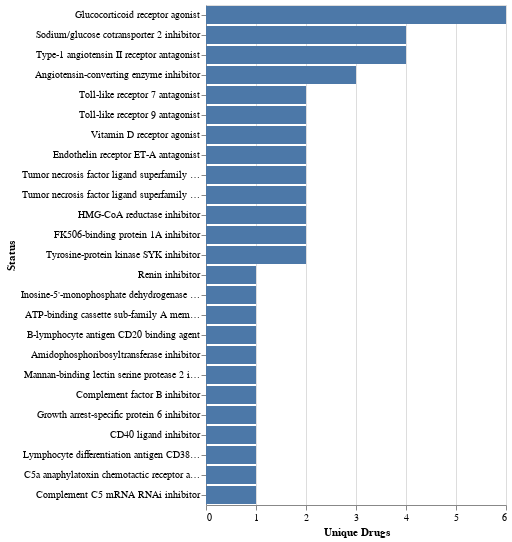

The cell this chart's notebook holds for it:
### Code cell
alt.Chart(df).mark_bar().encode(
    x=alt.X("distinct(drugId):Q").title("Unique Drugs"),
    y=alt.Y("mechanismOfAction:N").sort("-x").title("Status"),
    tooltip=[
        "distinct(drugId):Q", 
        "mechanismOfAction:N"
    ]
)

### Figure 1 — Vega-Lite specification as saved in the notebook (floating-point values rounded to 4 significant figures)
{"config": {"view": {"continuousWidth": 300, "continuousHeight": 300}}, "data": {"name": "data-d8b010d8a623bfd2a3ba7a368b00fc84"}, "mark": {"type": "bar"}, "encoding": {"tooltip": [{"aggregate": "distinct", "field": "drugId", "type": "quantitative"}, {"field": "mechanismOfAction", "type": "nominal"}], "x": {"aggregate": "distinct", "field": "drugId", "title": "Unique Drugs", "type": "quantitative"}, "y": {"field": "mechanismOfAction", "sort": "-x", "title": "Status", "type": "nominal"}}, "$schema": "https://vega.github.io/schema/vega-lite/v5.15.1.json", "datasets": {"data-d8b010d8a623bfd2a3ba7a368b00fc84": [{"diseaseId": "EFO_0004194", "diseaseName": "IGA glomerulonephritis", "drugId": "CHEMBL429910", "drugName": "DAPAGLIFLOZIN", "type": "Small molecule", "mechanismOfAction": "Sodium/glucose cotransporter 2 inhibitor", "actionType": "Inhibitor", "symbol": "SLC5A2", "name": "solute carrier family 5 member 2", "phase": 4, "status": "Not yet recruiting", "source": "https://clinicaltrials.gov/ct2/show/NCT04662723"}, {"diseaseId": "EFO_0004194", "diseaseName": "IGA glomerulonephritis", "drugId": "CHEMBL1168", "drugName": "RAMIPRIL", "type": "Small molecule", "mechanismOfAction": "Angiotensin-converting enzyme inhibitor", "actionType": "Inhibitor", "symbol": "ACE", "name": "angiotensin I converting enzyme", "phase": 4, "status": "Not yet recruiting", "source": "https://clinicaltrials.gov/ct2/show/NCT04662723"}, {"diseaseId": "EFO_0004194", "diseaseName": "IGA glomerulonephritis", "drugId": "CHEMBL1535", "drugName": "HYDROXYCHLOROQUINE", "type": "Small molecule", "mechanismOfAction": "Toll-like receptor 7 antagonist", "actionType": "Antagonist", "symbol": "TLR7", "name": "toll like receptor 7", "phase": 4, "status": "Completed", "source": "https://clinicaltrials.gov/ct2/show/NCT02351752"}, {"diseaseId": "EFO_0004194", "diseaseName": "IGA glomerulonephritis", "drugId": "CHEMBL1639", "drugName": "ALISKIREN", "type": "Small molecule", "mechanismOfAction": "Renin inhibitor", "actionType": "Inhibitor", "symbol": "REN", "name": "renin", "phase": 4, "status": "Completed", "source": "https://clinicaltrials.gov/ct2/show/NCT00922311"}, {"diseaseId": "EFO_0004194", "diseaseName": "IGA glomerulonephritis", "drugId": "CHEMBL4594217", "drugName": "CANAGLIFLOZIN", "type": "Small molecule", "mechanismOfAction": "Sodium/glucose cotransporter 2 inhibitor", "actionType": "Inhibitor", "symbol": "SLC5A2", "name": "solute carrier family 5 member 2", "phase": 4, "status": "Not yet recruiting", "source": "https://clinicaltrials.gov/ct2/show/NCT04662723"}, {"diseaseId": "EFO_0004194", "diseaseName": "IGA glomerulonephritis", "drugId": "CHEMBL1535", "drugName": "HYDROXYCHLOROQUINE", "type": "Small molecule", "mechanismOfAction": "Toll-like receptor 9 antagonist", "actionType": "Antagonist", "symbol": "TLR9", "name": "toll like receptor 9", "phase": 4, "status": "Completed", "source": "https://clinicaltrials.gov/ct2/show/NCT02351752"}, {"diseaseId": "EFO_0004194", "diseaseName": "IGA glomerulonephritis", "drugId": "CHEMBL578", "drugName": "ENALAPRIL", "type": "Small molecule", "mechanismOfAction": "Angiotensin-converting enzyme inhibitor", "actionType": "Inhibitor", "symbol": "ACE", "name": "angiotensin I converting enzyme", "phase": 4, "status": "Completed", "source": "https://clinicaltrials.gov/ct2/show/NCT00367562"}, {"diseaseId": "EFO_0004194", "diseaseName": "IGA glomerulonephritis", "drugId": "CHEMBL1456", "drugName": "MYCOPHENOLATE MOFETIL", "type": "Small molecule", "mechanismOfAction": "Inosine-5'-monophosphate dehydrogenase (IMPDH) inhibitor", "actionType": "Inhibitor", "symbol": "IMPDH1", "name": "inosine monophosphate dehydrogenase 1", "phase": 4, "status": "Unknown status", "source": "https://clinicaltrials.gov/ct2/show/NCT02981212"}, {"diseaseId": "EFO_0004194", "diseaseName": "IGA glomerulonephritis", "drugId": "CHEMBL1069", "drugName": "VALSARTAN", "type": "Small molecule", "mechanismOfAction": "Type-1 angiotensin II receptor antagonist", "actionType": "Antagonist", "symbol": "AGTR1", "name": "angiotensin II receptor type 1", "phase": 4, "status": "Unknown status", "source": "https://clinicaltrials.gov/ct2/show/NCT02765594"}, {"diseaseId": "EFO_0004194", "diseaseName": "IGA glomerulonephritis", "drugId": "CHEMBL1690", "drugName": "HYDROXYCHLOROQUINE SULFATE", "type": "Small molecule", "mechanismOfAction": "Toll-like receptor 7 antagonist", "actionType": "Antagonist", "symbol": "TLR7", "name": "toll like receptor 7", "phase": 4, "status": "Completed", "source": "https://clinicaltrials.gov/ct2/show/NCT02351752"}, {"diseaseId": "EFO_0004194", "diseaseName": "IGA glomerulonephritis", "drugId": "CHEMBL1535", "drugName": "HYDROXYCHLOROQUINE", "type": "Small molecule", "mechanismOfAction": "Toll-like receptor 9 antagonist", "actionType": "Antagonist", "symbol": "TLR9", "name": "toll like receptor 9", "phase": 4, "status": "Unknown status", "source": "https://clinicaltrials.gov/ct2/show/NCT02765594"}, {"diseaseId": "EFO_0004194", "diseaseName": "IGA glomerulonephritis", "drugId": "CHEMBL608", "drugName": "PROBUCOL", "type": "Small molecule", "mechanismOfAction": "ATP-binding cassette sub-family A member 1 inhibitor", "actionType": "Inhibitor", "symbol": "ABCA1", "name": "ATP binding cassette subfamily A member 1", "phase": 4, "status": "Completed", "source": "https://clinicaltrials.gov/ct2/show/NCT00426348"}, {"diseaseId": "EFO_0004194", "diseaseName": "IGA glomerulonephritis", "drugId": "CHEMBL191", "drugName": "LOSARTAN", "type": "Small molecule", "mechanismOfAction": "Type-1 angiotensin II receptor antagonist", "actionType": "Antagonist", "symbol": "AGTR1", "name": "angiotensin II receptor type 1", "phase": 4, "status": "Unknown status", "source": "https://clinicaltrials.gov/ct2/show/NCT02231125"}, {"diseaseId": "EFO_0004194", "diseaseName": "IGA glomerulonephritis", "drugId": "CHEMBL635", "drugName": "PREDNISONE", "type": "Small molecule", "mechanismOfAction": "Glucocorticoid receptor agonist", "actionType": "Agonist", "symbol": "NR3C1", "name": "nuclear receptor subfamily 3 group C member 1", "phase": 4, "status": "Unknown status", "source": "https://clinicaltrials.gov/ct2/show/NCT01758120"}, {"diseaseId": "EFO_0004194", "diseaseName": "IGA glomerulonephritis", "drugId": "CHEMBL1690", "drugName": "HYDROXYCHLOROQUINE SULFATE", "type": "Small molecule", "mechanismOfAction": "Toll-like receptor 9 antagonist", "actionType": "Antagonist", "symbol": "TLR9", "name": "toll like receptor 9", "phase": 4, "status": "Unknown status", "source": "https://clinicaltrials.gov/ct2/show/NCT02765594"}, {"diseaseId": "EFO_0004194", "diseaseName": "IGA glomerulonephritis", "drugId": "CHEMBL1690", "drugName": "HYDROXYCHLOROQUINE SULFATE", "type": "Small molecule", "mechanismOfAction": "Toll-like receptor 9 antagonist", "actionType": "Antagonist", "symbol": "TLR9", "name": "toll like receptor 9", "phase": 4, "status": "Completed", "source": "https://clinicaltrials.gov/ct2/show/NCT02351752"}, {"diseaseId": "EFO_0004194", "diseaseName": "IGA glomerulonephritis", "drugId": "CHEMBL1201576", "drugName": "RITUXIMAB", "type": "Antibody", "mechanismOfAction": "B-lymphocyte antigen CD20 binding agent", "actionType": "Binding agent", "symbol": "MS4A1", "name": "membrane spanning 4-domains A1", "phase": 4, "status": "Recruiting", "source": "https://clinicaltrials.gov/ct2/show/NCT04525729"}, {"diseaseId": "EFO_0004194", "diseaseName": "IGA glomerulonephritis", "drugId": "CHEMBL1069", "drugName": "VALSARTAN", "type": "Small molecule", "mechanismOfAction": "Type-1 angiotensin II receptor antagonist", "actionType": "Antagonist", "symbol": "AGTR1", "name": "angiotensin II receptor type 1", "phase": 4, "status": "Completed", "source": "https://clinicaltrials.gov/ct2/show/NCT00367562,https://clinicaltrials.gov/ct2/show/NCT00426348"}, {"diseaseId": "EFO_0004194", "diseaseName": "IGA glomerulonephritis", "drugId": "CHEMBL1456", "drugName": "MYCOPHENOLATE MOFETIL", "type": "Small molecule", "mechanismOfAction": "Inosine-5'-monophosphate dehydrogenase (IMPDH) inhibitor", "actionType": "Inhibitor", "symbol": "IMPDH2", "name": "inosine monophosphate dehydrogenase 2", "phase": 4, "status": "Completed", "source": "https://clinicaltrials.gov/ct2/show/NCT00863252"}, {"diseaseId": "EFO_0004194", "diseaseName": "IGA glomerulonephritis", "drugId": "CHEMBL635", "drugName": "PREDNISONE", "type": "Small molecule", "mechanismOfAction": "Glucocorticoid receptor agonist", "actionType": "Agonist", "symbol": "NR3C1", "name": "nuclear receptor subfamily 3 group C member 1", "phase": 4, "status": "Active, not recruiting", "source": "https://clinicaltrials.gov/ct2/show/NCT03218852"}, {"diseaseId": "EFO_0004194", "diseaseName": "IGA glomerulonephritis", "drugId": "CHEMBL1456", "drugName": "MYCOPHENOLATE MOFETIL", "type": "Small molecule", "mechanismOfAction": "Inosine-5'-monophosphate dehydrogenase (IMPDH) inhibitor", "actionType": "Inhibitor", "symbol": "IMPDH2", "name": "inosine monophosphate dehydrogenase 2", "phase": 4, "status": "Unknown status", "source": "https://clinicaltrials.gov/ct2/show/NCT02981212"}, {"diseaseId": "EFO_0004194", "diseaseName": "IGA glomerulonephritis", "drugId": "CHEMBL1201576", "drugName": "RITUXIMAB", "type": "Antibody", "mechanismOfAction": "B-lymphocyte antigen CD20 binding agent", "actionType": "Binding agent", "symbol": "MS4A1", "name": "membrane spanning 4-domains A1", "phase": 4, "status": "Unknown status", "source": "https://clinicaltrials.gov/ct2/show/NCT02571842"}, {"diseaseId": "EFO_0004194", "diseaseName": "IGA glomerulonephritis", "drugId": "CHEMBL1690", "drugName": "HYDROXYCHLOROQUINE SULFATE", "type": "Small molecule", "mechanismOfAction": "Toll-like receptor 7 antagonist", "actionType": "Antagonist", "symbol": "TLR7", "name": "toll like receptor 7", "phase": 4, "status": "Unknown status", "source": "https://clinicaltrials.gov/ct2/show/NCT02765594"}, {"diseaseId": "EFO_0004194", "diseaseName": "IGA glomerulonephritis", "drugId": "CHEMBL1201081", "drugName": "METHYLPREDNISOLONE SODIUM SUCCINATE", "type": "Small molecule", "mechanismOfAction": "Glucocorticoid receptor agonist", "actionType": "Agonist", "symbol": "NR3C1", "name": "nuclear receptor subfamily 3 group C member 1", "phase": 4, "status": "Completed", "source": "https://clinicaltrials.gov/ct2/show/NCT00755859"}, {"diseaseId": "EFO_0004194", "diseaseName": "IGA glomerulonephritis", "drugId": "CHEMBL1237", "drugName": "LISINOPRIL", "type": "Small molecule", "mechanismOfAction": "Angiotensin-converting enzyme inhibitor", "actionType": "Inhibitor", "symbol": "ACE", "name": "angiotensin I converting enzyme", "phase": 4, "status": "Not yet recruiting", "source": "https://clinicaltrials.gov/ct2/show/NCT04662723"}, {"diseaseId": "EFO_0004194", "diseaseName": "IGA glomerulonephritis", "drugId": "CHEMBL1201265", "drugName": "METHYLPREDNISOLONE HEMISUCCINATE", "type": "Small molecule", "mechanismOfAction": "Glucocorticoid receptor agonist", "actionType": "Agonist", "symbol": "NR3C1", "name": "nuclear receptor subfamily 3 group C member 1", "phase": 4, "status": "Completed", "source": "https://clinicaltrials.gov/ct2/show/NCT00755859"}, {"diseaseId": "EFO_0004194", "diseaseName": "IGA glomerulonephritis", "drugId": "CHEMBL1535", "drugName": "HYDROXYCHLOROQUINE", "type": "Small molecule", "mechanismOfAction": "Toll-like receptor 7 antagonist", "actionType": "Antagonist", "symbol": "TLR7", "name": "toll like receptor 7", "phase": 4, "status": "Unknown status", "source": "https://clinicaltrials.gov/ct2/show/NCT02765594"}, {"diseaseId": "EFO_0004194", "diseaseName": "IGA glomerulonephritis", "drugId": "CHEMBL1201576", "drugName": "RITUXIMAB", "type": "Antibody", "mechanismOfAction": "B-lymphocyte antigen CD20 binding agent", "actionType": "Binding agent", "symbol": "MS4A1", "name": "membrane spanning 4-domains A1", "phase": 4, "status": "Completed", "source": "https://clinicaltrials.gov/ct2/show/NCT00498368"}, {"diseaseId": "EFO_0004194", "diseaseName": "IGA glomerulonephritis", "drugId": "CHEMBL1456", "drugName": "MYCOPHENOLATE MOFETIL", "type": "Small molecule", "mechanismOfAction": "Inosine-5'-monophosphate dehydrogenase (IMPDH) inhibitor", "actionType": "Inhibitor", "symbol": "IMPDH1", "name": "inosine monophosphate dehydrogenase 1", "phase": 4, "status": "Completed", "source": "https://clinicaltrials.gov/ct2/show/NCT00863252"}, {"diseaseId": "EFO_0004194", "diseaseName": "IGA glomerulonephritis", "drugId": "CHEMBL2048484", "drugName": "CANAGLIFLOZIN", "type": "Small molecule", "mechanismOfAction": "Sodium/glucose cotransporter 2 inhibitor", "actionType": "Inhibitor", "symbol": "SLC5A2", "name": "solute carrier family 5 member 2", "phase": 4, "status": "Not yet recruiting", "source": "https://clinicaltrials.gov/ct2/show/NCT04662723"}, {"diseaseId": "EFO_0004194", "diseaseName": "IGA glomerulonephritis", "drugId": "CHEMBL191", "drugName": "LOSARTAN", "type": "Small molecule", "mechanismOfAction": "Type-1 angiotensin II receptor antagonist", "actionType": "Antagonist", "symbol": "AGTR1", "name": "angiotensin II receptor type 1", "phase": 4, "status": "Completed", "source": "https://clinicaltrials.gov/ct2/show/NCT01115426"}, {"diseaseId": "EFO_0004194", "diseaseName": "IGA glomerulonephritis", "drugId": "CHEMBL2107830", "drugName": "EMPAGLIFLOZIN", "type": "Small molecule", "mechanismOfAction": "Sodium/glucose cotransporter 2 inhibitor", "actionType": "Inhibitor", "symbol": "SLC5A2", "name": "solute carrier family 5 member 2", "phase": 4, "status": "Not yet recruiting", "source": "https://clinicaltrials.gov/ct2/show/NCT04662723"}, {"diseaseId": "EFO_0004194", "diseaseName": "IGA glomerulonephritis", "drugId": "CHEMBL191", "drugName": "LOSARTAN", "type": "Small molecule", "mechanismOfAction": "Type-1 angiotensin II receptor antagonist", "actionType": "Antagonist", "symbol": "AGTR1", "name": "angiotensin II receptor type 1", "phase": 4, "status": "Not yet recruiting", "source": "https://clinicaltrials.gov/ct2/show/NCT04662723"}, {"diseaseId": "EFO_0004194", "diseaseName": "IGA glomerulonephritis", "drugId": "CHEMBL1168", "drugName": "RAMIPRIL", "type": "Small molecule", "mechanismOfAction": "Angiotensin-converting enzyme inhibitor", "actionType": "Inhibitor", "symbol": "ACE", "name": "angiotensin I converting enzyme", "phase": 4, "status": "Completed", "source": "https://clinicaltrials.gov/ct2/show/NCT01115426"}, {"diseaseId": "EFO_0004194", "diseaseName": "IGA glomerulonephritis", "drugId": "CHEMBL846", "drugName": "CALCITRIOL", "type": "Small molecule", "mechanismOfAction": "Vitamin D receptor agonist", "actionType": "Agonist", "symbol": "VDR", "name": "vitamin D receptor", "phase": 4, "status": "Completed", "source": "https://clinicaltrials.gov/ct2/show/NCT00319761"}, {"diseaseId": "EFO_0004194", "diseaseName": "IGA glomerulonephritis", "drugId": "CHEMBL1542", "drugName": "AZATHIOPRINE", "type": "Small molecule", "mechanismOfAction": "Amidophosphoribosyltransferase inhibitor", "actionType": "Inhibitor", "symbol": "PPAT", "name": "phosphoribosyl pyrophosphate amidotransferase", "phase": 4, "status": "Completed", "source": "https://clinicaltrials.gov/ct2/show/NCT00755859"}, {"diseaseId": "EFO_0004194", "diseaseName": "IGA glomerulonephritis", "drugId": "CHEMBL1639", "drugName": "ALISKIREN", "type": "Small molecule", "mechanismOfAction": "Renin inhibitor", "actionType": "Inhibitor", "symbol": "REN", "name": "renin", "phase": 3, "status": "Completed", "source": "https://clinicaltrials.gov/ct2/show/NCT00870493"}, {"diseaseId": "EFO_0004194", "diseaseName": "IGA glomerulonephritis", "drugId": "CHEMBL1456", "drugName": "MYCOPHENOLATE MOFETIL", "type": "Small molecule", "mechanismOfAction": "Inosine-5'-monophosphate dehydrogenase (IMPDH) inhibitor", "actionType": "Inhibitor", "symbol": "IMPDH2", "name": "inosine monophosphate dehydrogenase 2", "phase": 3, "status": "Terminated", "source": "https://clinicaltrials.gov/ct2/show/NCT00318474"}, {"diseaseId": "EFO_0004194", "diseaseName": "IGA glomerulonephritis", "drugId": "CHEMBL191", "drugName": "LOSARTAN", "type": "Small molecule", "mechanismOfAction": "Type-1 angiotensin II receptor antagonist", "actionType": "Antagonist", "symbol": "AGTR1", "name": "angiotensin II receptor type 1", "phase": 3, "status": "Not yet recruiting", "source": "https://clinicaltrials.gov/ct2/show/NCT03357653"}, {"diseaseId": "EFO_0004194", "diseaseName": "IGA glomerulonephritis", "drugId": "CHEMBL9194", "drugName": "ATRASENTAN", "type": "Small molecule", "mechanismOfAction": "Endothelin receptor ET-A antagonist", "actionType": "Antagonist", "symbol": "EDNRA", "name": "endothelin receptor type A", "phase": 3, "status": "Recruiting", "source": "https://clinicaltrials.gov/ct2/show/NCT04573478"}, {"diseaseId": "EFO_0004194", "diseaseName": "IGA glomerulonephritis", "drugId": "CHEMBL4298195", "drugName": "NARSOPLIMAB", "type": "Antibody", "mechanismOfAction": "Mannan-binding lectin serine protease 2 inhibitor", "actionType": "Inhibitor", "symbol": "MASP2", "name": "MBL associated serine protease 2", "phase": 3, "status": "Recruiting", "source": "https://clinicaltrials.gov/ct2/show/NCT03608033"}, {"diseaseId": "EFO_0004194", "diseaseName": "IGA glomerulonephritis", "drugId": "CHEMBL1456", "drugName": "MYCOPHENOLATE MOFETIL", "type": "Small molecule", "mechanismOfAction": "Inosine-5'-monophosphate dehydrogenase (IMPDH) inhibitor", "actionType": "Inhibitor", "symbol": "IMPDH1", "name": "inosine monophosphate dehydrogenase 1", "phase": 3, "status": "Unknown status", "source": "https://clinicaltrials.gov/ct2/show/NCT02187900"}, {"diseaseId": "EFO_0004194", "diseaseName": "IGA glomerulonephritis", "drugId": "CHEMBL4594448", "drugName": "IPTACOPAN", "type": "Small molecule", "mechanismOfAction": "Complement factor B inhibitor", "actionType": "Inhibitor", "symbol": "CFB", "name": "complement factor B", "phase": 3, "status": "Recruiting", "source": "https://clinicaltrials.gov/ct2/show/NCT04578834,https://clinicaltrials.gov/ct2/show/NCT04557462"}, {"diseaseId": "EFO_0004194", "diseaseName": "IGA glomerulonephritis", "drugId": "CHEMBL131", "drugName": "PREDNISOLONE", "type": "Small molecule", "mechanismOfAction": "Glucocorticoid receptor agonist", "actionType": "Agonist", "symbol": "NR3C1", "name": "nuclear receptor subfamily 3 group C member 1", "phase": 3, "status": "Completed", "source": "https://clinicaltrials.gov/ct2/show/NCT00554502"}, {"diseaseId": "EFO_0004194", "diseaseName": "IGA glomerulonephritis", "drugId": "CHEMBL1201081", "drugName": "METHYLPREDNISOLONE SODIUM SUCCINATE", "type": "Small molecule", "mechanismOfAction": "Glucocorticoid receptor agonist", "actionType": "Agonist", "symbol": "NR3C1", "name": "nuclear receptor subfamily 3 group C member 1", "phase": 3, "status": "Completed", "source": "https://clinicaltrials.gov/ct2/show/NCT00657059"}, {"diseaseId": "EFO_0004194", "diseaseName": "IGA glomerulonephritis", "drugId": "CHEMBL635", "drugName": "PREDNISONE", "type": "Small molecule", "mechanismOfAction": "Glucocorticoid receptor agonist", "actionType": "Agonist", "symbol": "NR3C1", "name": "nuclear receptor subfamily 3 group C member 1", "phase": 3, "status": "Completed", "source": "https://clinicaltrials.gov/ct2/show/NCT00657059,https://clinicaltrials.gov/ct2/show/NCT01392833"}, {"diseaseId": "EFO_0004194", "diseaseName": "IGA glomerulonephritis", "drugId": "CHEMBL1456", "drugName": "MYCOPHENOLATE MOFETIL", "type": "Small molecule", "mechanismOfAction": "Inosine-5'-monophosphate dehydrogenase (IMPDH) inhibitor", "actionType": "Inhibitor", "symbol": "IMPDH2", "name": "inosine monophosphate dehydrogenase 2", "phase": 3, "status": "Completed", "source": "https://clinicaltrials.gov/ct2/show/NCT00657059"}, {"diseaseId": "EFO_0004194", "diseaseName": "IGA glomerulonephritis", "drugId": "CHEMBL131", "drugName": "PREDNISOLONE", "type": "Small molecule", "mechanismOfAction": "Glucocorticoid receptor agonist", "actionType": "Agonist", "symbol": "NR3C1", "name": "nuclear receptor subfamily 3 group C member 1", "phase": 3, "status": "Not yet recruiting", "source": "https://clinicaltrials.gov/ct2/show/NCT05510323"}, {"diseaseId": "EFO_0004194", "diseaseName": "IGA glomerulonephritis", "drugId": "CHEMBL2107877", "drugName": "BLISIBIMOD", "type": "Protein", "mechanismOfAction": "Tumor necrosis factor ligand superfamily member 13B inhibitor", "actionType": "Inhibitor", "symbol": "TNFSF13B", "name": "TNF superfamily member 13b", "phase": 3, "status": "Withdrawn", "source": "https://clinicaltrials.gov/ct2/show/NCT02052219"}, {"diseaseId": "EFO_0004194", "diseaseName": "IGA glomerulonephritis", "drugId": "CHEMBL1513", "drugName": "IRBESARTAN", "type": "Small molecule", "mechanismOfAction": "Type-1 angiotensin II receptor antagonist", "actionType": "Antagonist", "symbol": "AGTR1", "name": "angiotensin II receptor type 1", "phase": 3, "status": "Completed", "source": "https://clinicaltrials.gov/ct2/show/NCT00657059"}, {"diseaseId": "EFO_0004194", "diseaseName": "IGA glomerulonephritis", "drugId": "CHEMBL1456", "drugName": "MYCOPHENOLATE MOFETIL", "type": "Small molecule", "mechanismOfAction": "Inosine-5'-monophosphate dehydrogenase (IMPDH) inhibitor", "actionType": "Inhibitor", "symbol": "IMPDH1", "name": "inosine monophosphate dehydrogenase 1", "phase": 3, "status": "Completed", "source": "https://clinicaltrials.gov/ct2/show/NCT00657059"}, {"diseaseId": "EFO_0004194", "diseaseName": "IGA glomerulonephritis", "drugId": "CHEMBL650", "drugName": "METHYLPREDNISOLONE", "type": "Small molecule", "mechanismOfAction": "Glucocorticoid receptor agonist", "actionType": "Agonist", "symbol": "NR3C1", "name": "nuclear receptor subfamily 3 group C member 1", "phase": 3, "status": "Completed", "source": "https://clinicaltrials.gov/ct2/show/NCT01392833,https://clinicaltrials.gov/ct2/show/NCT00657059,https://clinicaltrials.gov/ct2/show/NCT00554502"}, {"diseaseId": "EFO_0004194", "diseaseName": "IGA glomerulonephritis", "drugId": "CHEMBL1513", "drugName": "IRBESARTAN", "type": "Small molecule", "mechanismOfAction": "Type-1 angiotensin II receptor antagonist", "actionType": "Antagonist", "symbol": "AGTR1", "name": "angiotensin II receptor type 1", "phase": 3, "status": "Active, not recruiting", "source": "https://clinicaltrials.gov/ct2/show/NCT03762850"}, {"diseaseId": "EFO_0004194", "diseaseName": "IGA glomerulonephritis", "drugId": "CHEMBL1201265", "drugName": "METHYLPREDNISOLONE HEMISUCCINATE", "type": "Small molecule", "mechanismOfAction": "Glucocorticoid receptor agonist", "actionType": "Agonist", "symbol": "NR3C1", "name": "nuclear receptor subfamily 3 group C member 1", "phase": 3, "status": "Completed", "source": "https://clinicaltrials.gov/ct2/show/NCT00657059"}, {"diseaseId": "EFO_0004194", "diseaseName": "IGA glomerulonephritis", "drugId": "CHEMBL539423", "drugName": "SPARSENTAN", "type": "Small molecule", "mechanismOfAction": "Endothelin receptor ET-A antagonist", "actionType": "Antagonist", "symbol": "EDNRA", "name": "endothelin receptor type A", "phase": 3, "status": "Active, not recruiting", "source": "https://clinicaltrials.gov/ct2/show/NCT03762850"}, {"diseaseId": "EFO_0004194", "diseaseName": "IGA glomerulonephritis", "drugId": "CHEMBL1542", "drugName": "AZATHIOPRINE", "type": "Small molecule", "mechanismOfAction": "Amidophosphoribosyltransferase inhibitor", "actionType": "Inhibitor", "symbol": "PPAT", "name": "phosphoribosyl pyrophosphate amidotransferase", "phase": 3, "status": "Completed", "source": "https://clinicaltrials.gov/ct2/show/NCT00554502,https://clinicaltrials.gov/ct2/show/NCT01392833"}, {"diseaseId": "EFO_0004194", "diseaseName": "IGA glomerulonephritis", "drugId": "CHEMBL191", "drugName": "LOSARTAN", "type": "Small molecule", "mechanismOfAction": "Type-1 angiotensin II receptor antagonist", "actionType": "Antagonist", "symbol": "AGTR1", "name": "angiotensin II receptor type 1", "phase": 3, "status": "Completed", "source": "https://clinicaltrials.gov/ct2/show/NCT02232776"}, {"diseaseId": "EFO_0004194", "diseaseName": "IGA glomerulonephritis", "drugId": "CHEMBL539423", "drugName": "SPARSENTAN", "type": "Small molecule", "mechanismOfAction": "Type-1 angiotensin II receptor antagonist", "actionType": "Antagonist", "symbol": "AGTR1", "name": "angiotensin II receptor type 1", "phase": 3, "status": "Active, not recruiting", "source": "https://clinicaltrials.gov/ct2/show/NCT03762850"}, {"diseaseId": "EFO_0004194", "diseaseName": "IGA glomerulonephritis", "drugId": "CHEMBL1456", "drugName": "MYCOPHENOLATE MOFETIL", "type": "Small molecule", "mechanismOfAction": "Inosine-5'-monophosphate dehydrogenase (IMPDH) inhibitor", "actionType": "Inhibitor", "symbol": "IMPDH1", "name": "inosine monophosphate dehydrogenase 1", "phase": 3, "status": "Terminated", "source": "https://clinicaltrials.gov/ct2/show/NCT00318474"}, {"diseaseId": "EFO_0004194", "diseaseName": "IGA glomerulonephritis", "drugId": "CHEMBL1200622", "drugName": "PARICALCITOL", "type": "Small molecule", "mechanismOfAction": "Vitamin D receptor agonist", "actionType": "Agonist", "symbol": "VDR", "name": "vitamin D receptor", "phase": 3, "status": "Withdrawn", "source": "https://clinicaltrials.gov/ct2/show/NCT00599963"}, {"diseaseId": "EFO_0004194", "diseaseName": "IGA glomerulonephritis", "drugId": "CHEMBL1456", "drugName": "MYCOPHENOLATE MOFETIL", "type": "Small molecule", "mechanismOfAction": "Inosine-5'-monophosphate dehydrogenase (IMPDH) inhibitor", "actionType": "Inhibitor", "symbol": "IMPDH2", "name": "inosine monophosphate dehydrogenase 2", "phase": 3, "status": "Unknown status", "source": "https://clinicaltrials.gov/ct2/show/NCT02187900"}, {"diseaseId": "EFO_0004194", "diseaseName": "IGA glomerulonephritis", "drugId": "CHEMBL650", "drugName": "METHYLPREDNISOLONE", "type": "Small molecule", "mechanismOfAction": "Glucocorticoid receptor agonist", "actionType": "Agonist", "symbol": "NR3C1", "name": "nuclear receptor subfamily 3 group C member 1", "phase": 3, "status": "Recruiting", "source": "https://clinicaltrials.gov/ct2/show/NCT04833374"}, {"diseaseId": "EFO_0004194", "diseaseName": "IGA glomerulonephritis", "drugId": "CHEMBL2107877", "drugName": "BLISIBIMOD", "type": "Protein", "mechanismOfAction": "Tumor necrosis factor ligand superfamily member 13B inhibitor", "actionType": "Inhibitor", "symbol": "TNFSF13B", "name": "TNF superfamily member 13b", "phase": 2, "status": "Completed", "source": "https://clinicaltrials.gov/ct2/show/NCT02062684"}, {"diseaseId": "EFO_0004194", "diseaseName": "IGA glomerulonephritis", "drugId": "CHEMBL1742986", "drugName": "ATACICEPT", "type": "Protein", "mechanismOfAction": "Tumor necrosis factor ligand superfamily member 13B inhibitor", "actionType": "Inhibitor", "symbol": "TNFSF13B", "name": "TNF superfamily member 13b", "phase": 2, "status": "Active, not recruiting", "source": "https://clinicaltrials.gov/ct2/show/NCT04716231"}, {"diseaseId": "EFO_0004194", "diseaseName": "IGA glomerulonephritis", "drugId": "CHEMBL1742986", "drugName": "ATACICEPT", "type": "Protein", "mechanismOfAction": "Tumor necrosis factor ligand superfamily member 13B inhibitor", "actionType": "Inhibitor", "symbol": "TNFSF13B", "name": "TNF superfamily member 13b", "phase": 2, "status": "Terminated", "source": "https://clinicaltrials.gov/ct2/show/NCT02808429"}, {"diseaseId": "EFO_0004194", "diseaseName": "IGA glomerulonephritis", "drugId": "CHEMBL4594448", "drugName": "IPTACOPAN", "type": "Small molecule", "mechanismOfAction": "Complement factor B inhibitor", "actionType": "Inhibitor", "symbol": "CFB", "name": "complement factor B", "phase": 2, "status": "Completed", "source": "https://clinicaltrials.gov/ct2/show/NCT03373461"}, {"diseaseId": "EFO_0004194", "diseaseName": "IGA glomerulonephritis", "drugId": "CHEMBL635", "drugName": "PREDNISONE", "type": "Small molecule", "mechanismOfAction": "Glucocorticoid receptor agonist", "actionType": "Agonist", "symbol": "NR3C1", "name": "nuclear receptor subfamily 3 group C member 1", "phase": 2, "status": "Completed", "source": "https://clinicaltrials.gov/ct2/show/NCT00004448"}, {"diseaseId": "EFO_0004194", "diseaseName": "IGA glomerulonephritis", "drugId": "CHEMBL1742986", "drugName": "ATACICEPT", "type": "Protein", "mechanismOfAction": "Tumor necrosis factor ligand superfamily member 13 inhibitor", "actionType": "Inhibitor", "symbol": "TNFSF13", "name": "TNF superfamily member 13", "phase": 2, "status": "Terminated", "source": "https://clinicaltrials.gov/ct2/show/NCT02808429"}, {"diseaseId": "EFO_0004194", "diseaseName": "IGA glomerulonephritis", "drugId": "CHEMBL393220", "drugName": "ATORVASTATIN CALCIUM", "type": "Small molecule", "mechanismOfAction": "HMG-CoA reductase inhibitor", "actionType": "Inhibitor", "symbol": "HMGCR", "name": "3-hydroxy-3-methylglutaryl-CoA reductase", "phase": 2, "status": "Completed", "source": "https://clinicaltrials.gov/ct2/show/NCT00396721"}, {"diseaseId": "EFO_0004194", "diseaseName": "IGA glomerulonephritis", "drugId": "CHEMBL131", "drugName": "PREDNISOLONE", "type": "Small molecule", "mechanismOfAction": "Glucocorticoid receptor agonist", "actionType": "Agonist", "symbol": "NR3C1", "name": "nuclear receptor subfamily 3 group C member 1", "phase": 2, "status": "Unknown status", "source": "https://clinicaltrials.gov/ct2/show/NCT02662283"}, {"diseaseId": "EFO_0004194", "diseaseName": "IGA glomerulonephritis", "drugId": "CHEMBL4594462", "drugName": "BATIRAXCEPT", "type": "Protein", "mechanismOfAction": "Growth arrest-specific protein 6 inhibitor", "actionType": "Inhibitor", "symbol": "GAS6", "name": "growth arrest specific 6", "phase": 2, "status": "Terminated", "source": "https://clinicaltrials.gov/ct2/show/NCT04042623"}, {"diseaseId": "EFO_0004194", "diseaseName": "IGA glomerulonephritis", "drugId": "CHEMBL413", "drugName": "SIROLIMUS", "type": "Small molecule", "mechanismOfAction": "FK506-binding protein 1A inhibitor", "actionType": "Inhibitor", "symbol": "FKBP1A", "name": "FKBP prolyl isomerase 1A", "phase": 2, "status": "Completed", "source": "https://clinicaltrials.gov/ct2/show/NCT00396721"}, {"diseaseId": "EFO_0004194", "diseaseName": "IGA glomerulonephritis", "drugId": "CHEMBL2103830", "drugName": "FOSTAMATINIB", "type": "Small molecule", "mechanismOfAction": "Tyrosine-protein kinase SYK inhibitor", "actionType": "Inhibitor", "symbol": "SYK", "name": "spleen associated tyrosine kinase", "phase": 2, "status": "Withdrawn", "source": "https://clinicaltrials.gov/ct2/show/NCT02433236"}, {"diseaseId": "EFO_0004194", "diseaseName": "IGA glomerulonephritis", "drugId": "CHEMBL269732", "drugName": "TACROLIMUS", "type": "Small molecule", "mechanismOfAction": "FK506-binding protein 1A inhibitor", "actionType": "Inhibitor", "symbol": "FKBP1A", "name": "FKBP prolyl isomerase 1A", "phase": 2, "status": "Completed", "source": "https://clinicaltrials.gov/ct2/show/NCT01224028"}, {"diseaseId": "EFO_0004194", "diseaseName": "IGA glomerulonephritis", "drugId": "CHEMBL4594460", "drugName": "AT-1501", "type": "Unknown", "mechanismOfAction": "CD40 ligand inhibitor", "actionType": "Inhibitor", "symbol": "CD40LG", "name": "CD40 ligand", "phase": 2, "status": "Recruiting", "source": "https://clinicaltrials.gov/ct2/show/NCT05125068"}, {"diseaseId": "EFO_0004194", "diseaseName": "IGA glomerulonephritis", "drugId": "CHEMBL1742986", "drugName": "ATACICEPT", "type": "Protein", "mechanismOfAction": "Tumor necrosis factor ligand superfamily member 13 inhibitor", "actionType": "Inhibitor", "symbol": "TNFSF13", "name": "TNF superfamily member 13", "phase": 2, "status": "Active, not recruiting", "source": "https://clinicaltrials.gov/ct2/show/NCT04716231"}, {"diseaseId": "EFO_0004194", "diseaseName": "IGA glomerulonephritis", "drugId": "CHEMBL4594614", "drugName": "SIBEPRENLIMAB", "type": "Antibody", "mechanismOfAction": "Tumor necrosis factor ligand superfamily member 13 inhibitor", "actionType": "Inhibitor", "symbol": "TNFSF13", "name": "TNF superfamily member 13", "phase": 2, "status": "Active, not recruiting", "source": "https://clinicaltrials.gov/ct2/show/NCT04287985"}, {"diseaseId": "EFO_0004194", "diseaseName": "IGA glomerulonephritis", "drugId": "CHEMBL4594579", "drugName": "FELZARTAMAB", "type": "Antibody", "mechanismOfAction": "Lymphocyte differentiation antigen CD38 inhibitor", "actionType": "Inhibitor", "symbol": "CD38", "name": "CD38 molecule", "phase": 2, "status": "Recruiting", "source": "https://clinicaltrials.gov/ct2/show/NCT05065970"}, {"diseaseId": "EFO_0004194", "diseaseName": "IGA glomerulonephritis", "drugId": "CHEMBL1487", "drugName": "ATORVASTATIN", "type": "Small molecule", "mechanismOfAction": "HMG-CoA reductase inhibitor", "actionType": "Inhibitor", "symbol": "HMGCR", "name": "3-hydroxy-3-methylglutaryl-CoA reductase", "phase": 2, "status": "Completed", "source": "https://clinicaltrials.gov/ct2/show/NCT00396721"}, {"diseaseId": "EFO_0004194", "diseaseName": "IGA glomerulonephritis", "drugId": "CHEMBL3989871", "drugName": "AVACOPAN", "type": "Small molecule", "mechanismOfAction": "C5a anaphylatoxin chemotactic receptor antagonist", "actionType": "Antagonist", "symbol": "C5AR1", "name": "complement C5a receptor 1", "phase": 2, "status": "Completed", "source": "https://clinicaltrials.gov/ct2/show/NCT02384317"}, {"diseaseId": "EFO_0004194", "diseaseName": "IGA glomerulonephritis", "drugId": "CHEMBL1370", "drugName": "BUDESONIDE", "type": "Small molecule", "mechanismOfAction": "Glucocorticoid receptor agonist", "actionType": "Agonist", "symbol": "NR3C1", "name": "nuclear receptor subfamily 3 group C member 1", "phase": 2, "status": "Completed", "source": "https://clinicaltrials.gov/ct2/show/NCT00767221"}, {"diseaseId": "EFO_0004194", "diseaseName": "IGA glomerulonephritis", "drugId": "CHEMBL2103830", "drugName": "FOSTAMATINIB", "type": "Small molecule", "mechanismOfAction": "Tyrosine-protein kinase SYK inhibitor", "actionType": "Inhibitor", "symbol": "SYK", "name": "spleen associated tyrosine kinase", "phase": 2, "status": "Completed", "source": "https://clinicaltrials.gov/ct2/show/NCT02112838"}, {"diseaseId": "EFO_0004194", "diseaseName": "IGA glomerulonephritis", "drugId": "CHEMBL578", "drugName": "ENALAPRIL", "type": "Small molecule", "mechanismOfAction": "Angiotensin-converting enzyme inhibitor", "actionType": "Inhibitor", "symbol": "ACE", "name": "angiotensin I converting enzyme", "phase": 2, "status": "Completed", "source": "https://clinicaltrials.gov/ct2/show/NCT00396721"}, {"diseaseId": "EFO_0004194", "diseaseName": "IGA glomerulonephritis", "drugId": "CHEMBL3989516", "drugName": "FOSTAMATINIB DISODIUM", "type": "Small molecule", "mechanismOfAction": "Tyrosine-protein kinase SYK inhibitor", "actionType": "Inhibitor", "symbol": "SYK", "name": "spleen associated tyrosine kinase", "phase": 2, "status": "Withdrawn", "source": "https://clinicaltrials.gov/ct2/show/NCT02433236"}, {"diseaseId": "EFO_0004194", "diseaseName": "IGA glomerulonephritis", "drugId": "CHEMBL4297722", "drugName": "CEMDISIRAN", "type": "Oligonucleotide", "mechanismOfAction": "Complement C5 mRNA RNAi inhibitor", "actionType": "Rnai inhibitor", "symbol": "C5", "name": "complement C5", "phase": 2, "status": "Active, not recruiting", "source": "https://clinicaltrials.gov/ct2/show/NCT03841448"}, {"diseaseId": "EFO_0004194", "diseaseName": "IGA glomerulonephritis", "drugId": "CHEMBL4594614", "drugName": "SIBEPRENLIMAB", "type": "Antibody", "mechanismOfAction": "Tumor necrosis factor ligand superfamily member 13 inhibitor", "actionType": "Inhibitor", "symbol": "TNFSF13", "name": "TNF superfamily member 13", "phase": 1, "status": "Completed", "source": "https://clinicaltrials.gov/ct2/show/NCT03719443"}]}}
